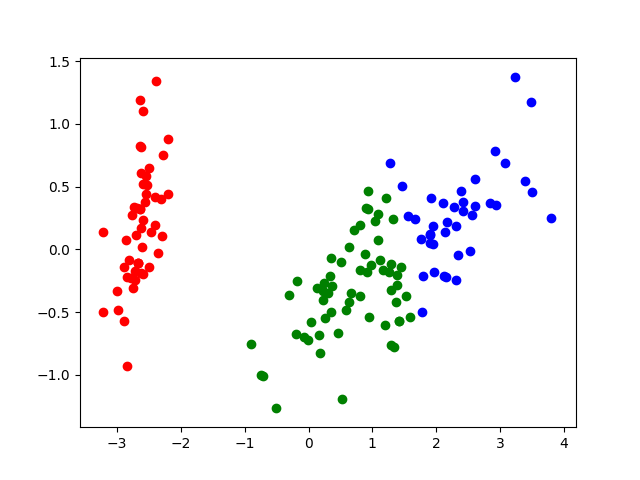

Recreate this plot in Python.
#coding:utf-8

import numpy as np
from sklearn.datasets import load_iris
import random
from sklearn.decomposition import PCA
import matplotlib.pyplot as plt

class Kmeans :
	def __init__(self, clusterNum) :
		self.clusterNum = clusterNum
		
	def loadFeatures(self) :
		iris = load_iris()
		features = iris.data
		return features

	def initAssign(self, X) :
		V = X.shape[0]
		Y = np.zeros(V)
		for v in range(V) :
			Y[v] = random.randrange(3)
		
		return Y

	def normalize(self, a, b) :
		sumA , sumB = a.sum(), b.sum()
		a, b = a / sumA, b / sumB
		return a, b

	def dis(self, a, b) :
		if a.shape[0] != b.shape[0]:
			print 'different dimension'
			return
		rslt = np.linalg.norm(a - b)
		return rslt

	def reassign(self, Vmean, X) :
		Y = np.zeros(X.shape[0])
		minTmp = 1e11
		minIndex = 3
		for v in range(X.shape[0]):
			for c in range(self.clusterNum) :
				if minTmp > self.dis(Vmean[c], X[v]) :
					minTmp = self.dis(Vmean[c], X[v])
					minIndex = c
			Y[v] = minIndex
			minTmp = 1e11
		return Y

	def delta(self, a, b) :
		for aa, bb in zip(a, b) :
			if aa != bb :
				return False
		return True

	def main(self, X) :
		Y = self.initAssign(X)
		Vmean = np.zeros((self.clusterNum, X.shape[1]), dtype = np.float)

		iterNum = 1
		while 1 :
			print 'the number of iteration :' + str(iterNum)
			for i in range(self.clusterNum):
				Vmean[i] = X[np.where(Y == i)].mean(axis = 0)
			Y_next = self.reassign(Vmean, X)
			if(self.delta(Y_next, Y)) :
					return Y_next
			Y = Y_next
			iterNum += 1
		return Y_next

	def show(self, X, Y) :
		pca = PCA(n_components = 2)
		pca.fit(X)
		X = pca.fit_transform(X)

		for number, y in enumerate(Y) :
			if y == 0 :
				c = 'red'
			elif y == 1 :
				c = 'blue'
			else :
				c = 'green'
			plt.scatter(X[number][0], X[number][1], color = c)
		plt.show()

if __name__ == '__main__' :
	cls = Kmeans(clusterNum = 3)
	X = cls.loadFeatures()
	Y = cls.main(X)
	cls.show(X, Y)
